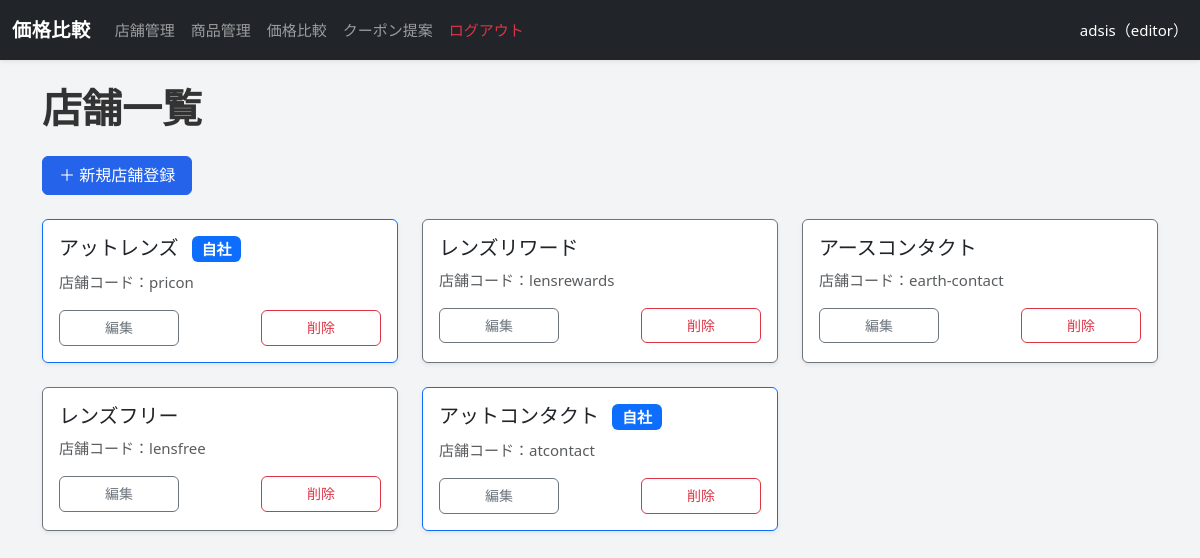
Page /shops/list.php (signed in) on the committed database.
### tables this page shows
CREATE TABLE `shops` (
  `id` int(11) NOT NULL,
  `shop_code` varchar(100) NOT NULL,
  `shop_name` varchar(255) DEFAULT NULL,
  `is_own_shop` tinyint(1) DEFAULT 0,
  `created_at` datetime DEFAULT current_timestamp()
);

### shops/list.php (the view, shortened to what this page needs)
<?php
require_once '../db.php';
include '../layout/header.php';
$stmt = $pdo->query("SELECT * FROM shops ORDER BY id DESC");
$shops = $stmt->fetchAll();
?>
<h1 class="mb-4">店舗一覧</h1>
<a href="add.php" class="btn btn-primary mb-4">＋ 新規店舗登録</a>
<div class="row row-cols-1 row-cols-md-2 row-cols-lg-3 g-4">
    <?php foreach ($shops as $shop): ?>
    <div class="col">
        <div class="card shadow-sm h-100 border-<?= $shop['is_own_shop'] ? 'primary' : 'secondary' ?>">
            <div class="card-body">
                <h5 class="card-title">
                    <?= htmlspecialchars($shop['shop_name'] ?: '（名称未登録）') ?>
                    <?php if ($shop['is_own_shop']): ?>
                        <span class="badge bg-primary ms-2">自社</span>
                    <?php endif; ?>
                </h5>
                <p class="card-text text-muted">
                    店舗コード：<?= htmlspecialchars($shop['shop_code']) ?>
                </p>
                <div class="d-flex justify-content-between">
                    <a href="edit.php?id=<?= $shop['id'] ?>" class="btn btn-sm btn-outline-secondary">編集</a>
                    <a href="delete.php?id=<?= $shop['id'] ?>" class="btn btn-sm btn-outline-danger" onclick="return confirm('削除しますか？')">削除</a>
                </div>
            </div>
        </div>
    </div>
    <?php endforeach; ?>
</div>
<?php include '../layout/footer.php';

### assets/style.css (style rules this page uses)
body { background-color: #f3f4f6; font-family: 'Segoe UI', Tahoma, Geneva, Verdana, sans-serif; font-size: 15px; line-height: 1.6; }
h1, h2 { font-weight: 600; color: #333; margin-bottom: 1rem; }
.btn { min-width: 120px; border-radius: 6px; padding: 0.4rem 1rem; transition: all 0.2s ease; }
.btn-primary { background-color: #2563eb; border-color: #2563eb; }

### rows in the picture
shops: shop_name "アットレンズ", is_own_shop "自社", shop_code "pricon"
shops: shop_name "レンズリワード", shop_code "lensrewards"
shops: shop_name "アースコンタクト", shop_code "earth-contact"
shops: shop_name "レンズフリー", shop_code "lensfree"
shops: shop_name "アットコンタクト", is_own_shop "自社", shop_code "atcontact"

### other values in the picture
$_SESSION['user']['username'] "adsis"
$_SESSION['user']['role'] "editor"
